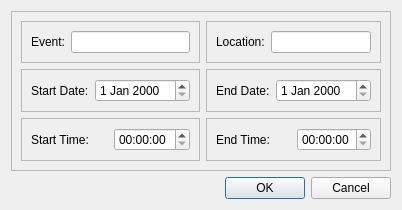
<?xml version="1.0" encoding="UTF-8"?>
<ui version="4.0">
 <class>NewEventDialog</class>
 <widget class="QDialog" name="NewEventDialog">
  <property name="geometry">
   <rect>
    <x>0</x>
    <y>0</y>
    <width>374</width>
    <height>199</height>
   </rect>
  </property>
  <property name="windowTitle">
   <string>Dialog</string>
  </property>
  <layout class="QVBoxLayout" name="verticalLayout">
   <item>
    <widget class="QFrame" name="EventInfoFrame">
     <property name="frameShape">
      <enum>QFrame::StyledPanel</enum>
     </property>
     <property name="frameShadow">
      <enum>QFrame::Raised</enum>
     </property>
     <layout class="QGridLayout" name="gridLayout">
      <item row="0" column="0">
       <widget class="QFrame" name="EventFrame">
        <property name="frameShape">
         <enum>QFrame::StyledPanel</enum>
        </property>
        <property name="frameShadow">
         <enum>QFrame::Raised</enum>
        </property>
        <layout class="QHBoxLayout" name="horizontalLayout">
         <item>
          <widget class="QLabel" name="EventLabel">
           <property name="text">
            <string>Event:</string>
           </property>
          </widget>
         </item>
         <item>
          <widget class="QLineEdit" name="EventLineEdit"/>
         </item>
        </layout>
       </widget>
      </item>
      <item row="0" column="1">
       <widget class="QFrame" name="LocationFrame">
        <property name="frameShape">
         <enum>QFrame::StyledPanel</enum>
        </property>
        <property name="frameShadow">
         <enum>QFrame::Raised</enum>
        </property>
        <layout class="QHBoxLayout" name="horizontalLayout_2">
         <item>
          <widget class="QLabel" name="LocationLabel">
           <property name="text">
            <string>Location:</string>
           </property>
          </widget>
         </item>
         <item>
          <widget class="QLineEdit" name="LocationLineEdit"/>
         </item>
        </layout>
       </widget>
      </item>
      <item row="1" column="0">
       <widget class="QFrame" name="StartDateFrame">
        <property name="frameShape">
         <enum>QFrame::StyledPanel</enum>
        </property>
        <property name="frameShadow">
         <enum>QFrame::Raised</enum>
        </property>
        <layout class="QHBoxLayout" name="horizontalLayout_4">
         <item>
          <widget class="QLabel" name="StartDateLabel">
           <property name="text">
            <string>Start Date:</string>
           </property>
          </widget>
         </item>
         <item>
          <widget class="QDateEdit" name="StartDateEdit"/>
         </item>
        </layout>
       </widget>
      </item>
      <item row="1" column="1">
       <widget class="QFrame" name="EndDateFrame">
        <property name="frameShape">
         <enum>QFrame::StyledPanel</enum>
        </property>
        <property name="frameShadow">
         <enum>QFrame::Raised</enum>
        </property>
        <layout class="QHBoxLayout" name="horizontalLayout_3">
         <item>
          <widget class="QLabel" name="EndDateLabel">
           <property name="text">
            <string>End Date:</string>
           </property>
          </widget>
         </item>
         <item>
          <widget class="QDateEdit" name="EndDateEdit"/>
         </item>
        </layout>
       </widget>
      </item>
      <item row="2" column="0">
       <widget class="QFrame" name="StartTimeFrame">
        <property name="frameShape">
         <enum>QFrame::StyledPanel</enum>
        </property>
        <property name="frameShadow">
         <enum>QFrame::Raised</enum>
        </property>
        <layout class="QHBoxLayout" name="horizontalLayout_5">
         <item>
          <widget class="QLabel" name="StartTimeLabel">
           <property name="text">
            <string>Start Time:</string>
           </property>
          </widget>
         </item>
         <item>
          <widget class="QTimeEdit" name="StartTimeEdit"/>
         </item>
        </layout>
       </widget>
      </item>
      <item row="2" column="1">
       <widget class="QFrame" name="EndTimeFrame">
        <property name="frameShape">
         <enum>QFrame::StyledPanel</enum>
        </property>
        <property name="frameShadow">
         <enum>QFrame::Raised</enum>
        </property>
        <layout class="QHBoxLayout" name="horizontalLayout_6">
         <item>
          <widget class="QLabel" name="EndTimeLabel">
           <property name="text">
            <string>End Time:</string>
           </property>
          </widget>
         </item>
         <item>
          <widget class="QTimeEdit" name="EndTimeEdit"/>
         </item>
        </layout>
       </widget>
      </item>
     </layout>
    </widget>
   </item>
   <item>
    <widget class="QDialogButtonBox" name="buttonBox">
     <property name="orientation">
      <enum>Qt::Horizontal</enum>
     </property>
     <property name="standardButtons">
      <set>QDialogButtonBox::Cancel|QDialogButtonBox::Ok</set>
     </property>
    </widget>
   </item>
  </layout>
 </widget>
 <resources/>
 <connections>
  <connection>
   <sender>buttonBox</sender>
   <signal>accepted()</signal>
   <receiver>NewEventDialog</receiver>
   <slot>accept()</slot>
   <hints>
    <hint type="sourcelabel">
     <x>248</x>
     <y>254</y>
    </hint>
    <hint type="destinationlabel">
     <x>157</x>
     <y>274</y>
    </hint>
   </hints>
  </connection>
  <connection>
   <sender>buttonBox</sender>
   <signal>rejected()</signal>
   <receiver>NewEventDialog</receiver>
   <slot>reject()</slot>
   <hints>
    <hint type="sourcelabel">
     <x>316</x>
     <y>260</y>
    </hint>
    <hint type="destinationlabel">
     <x>286</x>
     <y>274</y>
    </hint>
   </hints>
  </connection>
 </connections>
</ui>
